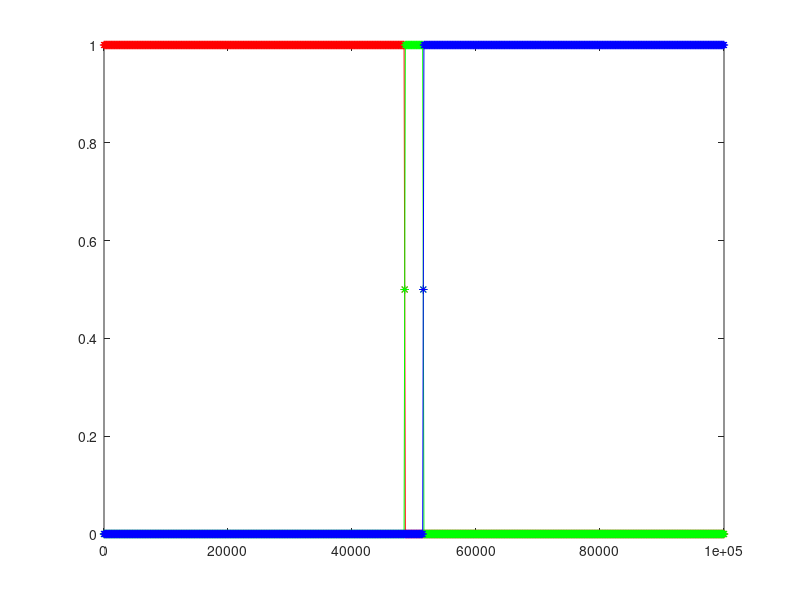

Recreate this plot in MATLAB.
x=0:100:100000;
eta_cu=0.5*(1-tanh(1e-1*(x-48500)));
eta_sn=0.5*(tanh(1e-1*(x-51500)))+0.5;
eta_imc=1-eta_cu-eta_sn;
plot(x,eta_cu,'r-*',x,eta_imc,'g-*',x,eta_sn,'b-*')
hold on